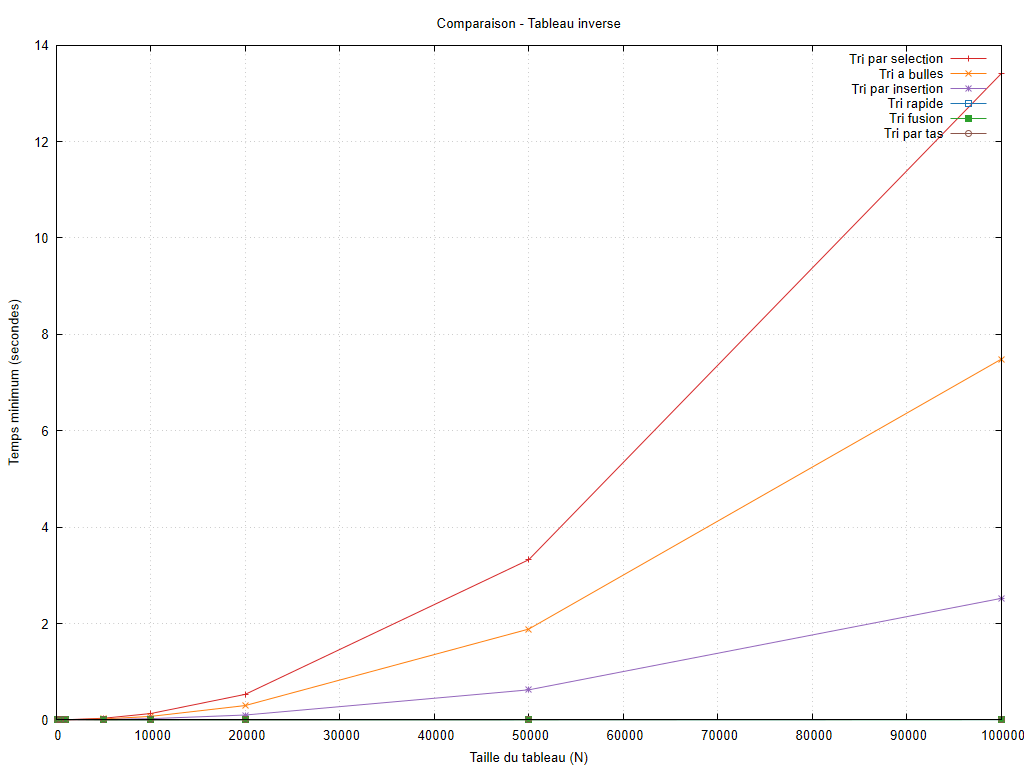

Here is the gnuplot script that generated this plot:
set encoding utf8
set terminal pngcairo size 1024,768 font 'Arial,10'
set output 'graphiques/20261010_184935/configurations/decroissant.png'
set datafile missing 'non_mesure'
set datafile separator ';'
set title 'Comparaison - Tableau inverse'
set xlabel 'Taille du tableau (N)'
set ylabel 'Temps minimum (secondes)'
set grid
set yrange [0:*]
plot 'resultats/20261010_184935/decroissant.csv' every ::1 using 1:2 title 'Tri par selection' with linespoints lc rgb '#d62728', 'resultats/20261010_184935/decroissant.csv' every ::1 using 1:4 title 'Tri a bulles' with linespoints lc rgb '#ff7f0e', 'resultats/20261010_184935/decroissant.csv' every ::1 using 1:6 title 'Tri par insertion' with linespoints lc rgb '#9467bd', 'resultats/20261010_184935/decroissant.csv' every ::1 using 1:8 title 'Tri rapide' with linespoints lc rgb '#1f77b4', 'resultats/20261010_184935/decroissant.csv' every ::1 using 1:10 title 'Tri fusion' with linespoints lc rgb '#2ca02c', 'resultats/20261010_184935/decroissant.csv' every ::1 using 1:12 title 'Tri par tas' with linespoints lc rgb '#8c564b'
unset output
